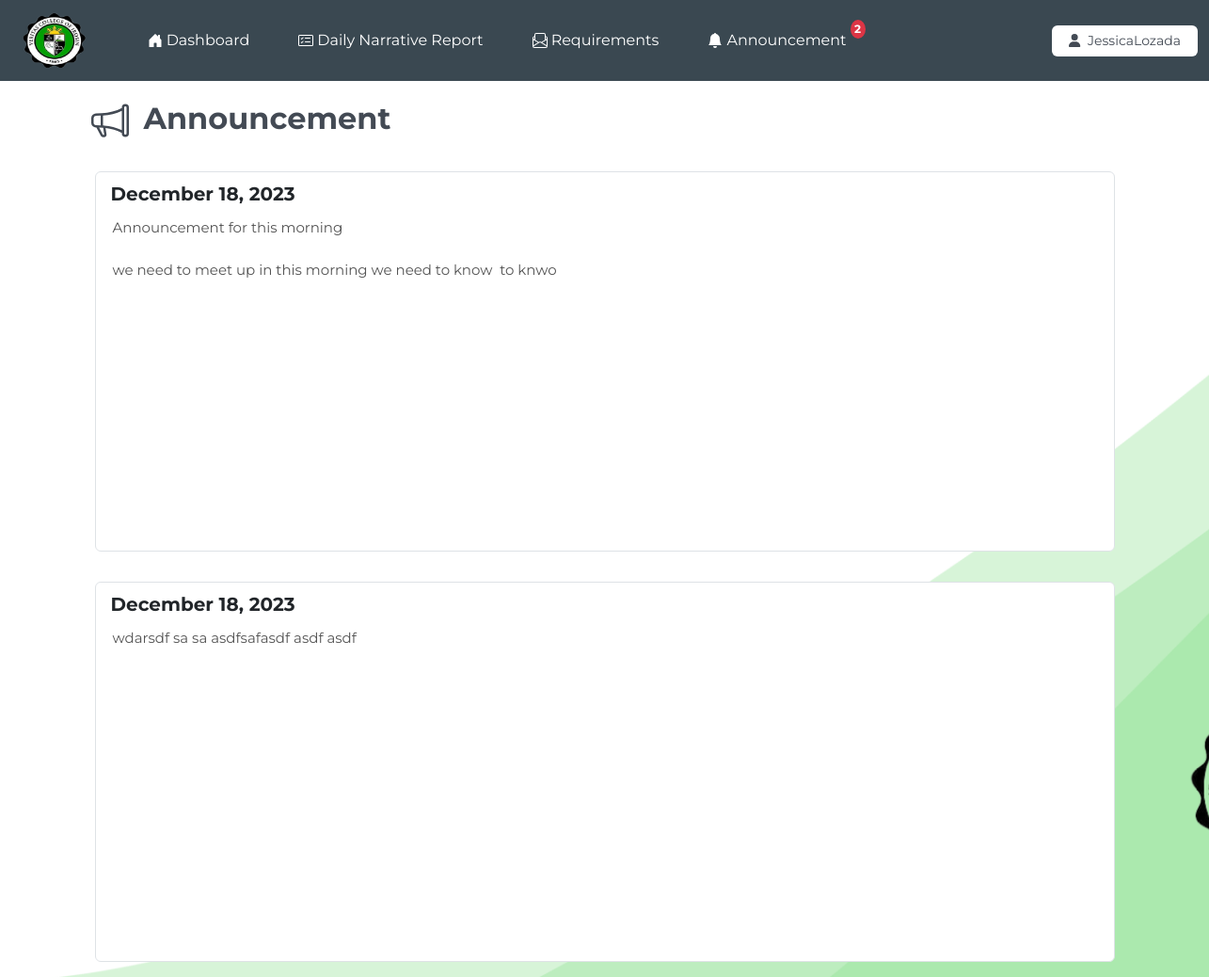
The app's page /student/notification.php (signed in) with its own data.
### tables this page shows
CREATE TABLE `announcement` (
  `id` int(11) NOT NULL,
  `message` mediumtext NOT NULL,
  `date` date NOT NULL
);

### student/notification.php (the view, shortened to what this page needs)
<?php include("../include/header.php");?>
<?php include("../include/navbar_student.php");?>
        <div class="container">
            <div class="section-body mt-3">
                <div class="container-fluid">
                    <div class="fs-2 fw-bold pb-3"> </i>Announcement</div>
                </div>
            </div>
<div class="list-group">
  <?php
                                                $items="SELECT * FROM announcement";
                                                $items_run=mysqli_query($con,$items);
                                                if(mysqli_num_rows($items_run)>0)
                                                {
                                                     foreach($items_run as $item) {   ?>
  <div class="list-group-item border rounded m-3">
    <div class="d-flex justify-content-between">
    <small class="fw-bold fs-5 mb-2">
     <?= date('F j, Y', strtotime($item['date'])) ?>
</small>
    </div>
    <textarea disabled class="message-textarea" rows="15" cols="110" style="width: 1200px; margin: auto; border: none; border-radius: 10px; resize: none; background-color: transparent;"><?= $item['message'];?></textarea>
</div>
<?php }}?>
        </div>
        <?php include ("../include/footer.php");?>

### include/header.php (style rules this page uses)
body { font-family: 'Poppins', sans-serif; }
.bg { background: url("assets/images/logo/Untitled design (2).png") no-repeat center center fixed; -webkit-background-size: cover; -moz-background-size: cover; -o-background-size: cover; background-size: cover; }

### student/notification.php (style rules this page uses)
.bg { background-image: url("../assets/images/logo/Untitled design (2).png"); height: 100%; background-position: center; background-repeat: no-repeat; background-size: cover; }

### records on screen
announcement: date "December 18, 2023", message "Announcement for this morning we need to meet up in this morning we need to know to knwo"
announcement: date "December 18, 2023", message "wdarsdf sa sa asdfsafasdf asdf asdf"

### other values on screen
$totalRows "2"
$_SESSION['auth_user']['user_name'] "JessicaLozada"
